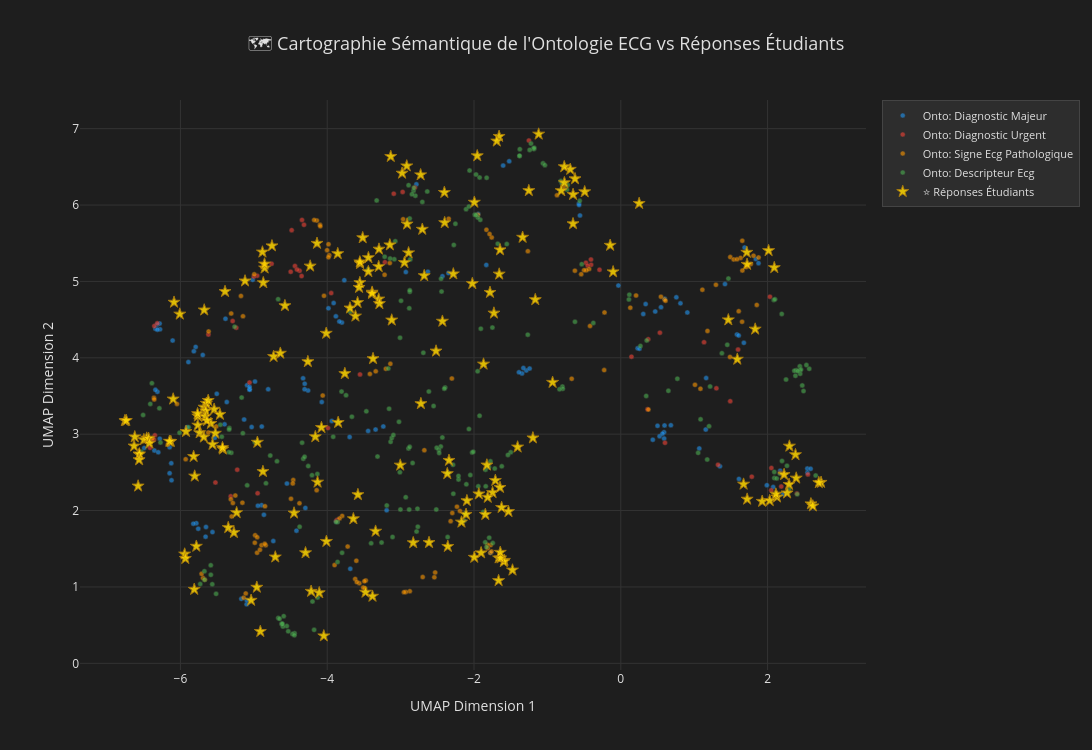

Write notebook code for a chart like this one.
### Code cell
# ============================================================
# CELLULE 5 — Cartographie Interactive Plotly
# ============================================================

# ─── Palette de couleurs par catégorie ────────────────────────
COLOR_MAP = {
    'DIAGNOSTIC_MAJEUR':        '#2196F3',  # Bleu
    'DIAGNOSTIC_URGENT':        '#F44336',  # Rouge
    'SIGNE_ECG_PATHOLOGIQUE':   '#FF9800',  # Orange
    'DESCRIPTEUR_ECG':          '#4CAF50',  # Vert
    'RÉPONSE_ÉTUDIANT':         '#FFD700',  # Or (étoiles)
}

# Séparer ontologie et étudiants pour contrôler les marqueurs
df_onto_plot = df_plot[df_plot['type'] == '🔵 Ontologie']
df_etu_plot  = df_plot[df_plot['type'] == '⭐ Étudiant']

fig = go.Figure()

# ─── A) Points Ontologie (petits cercles colorés par catégorie) ─
for cat in ['DIAGNOSTIC_MAJEUR', 'DIAGNOSTIC_URGENT', 'SIGNE_ECG_PATHOLOGIQUE', 'DESCRIPTEUR_ECG']:
    mask = df_onto_plot['categorie'] == cat
    subset = df_onto_plot[mask]
    if len(subset) == 0:
        continue
    fig.add_trace(go.Scatter(
        x=subset['x'],
        y=subset['y'],
        mode='markers',
        marker=dict(
            size=5,
            color=COLOR_MAP[cat],
            opacity=0.6,
            line=dict(width=0.5, color='#333'),
        ),
        name=f"Onto: {cat.replace('_', ' ').title()}",
        text=subset['label'],
        customdata=np.stack([subset['concept_id'], subset['source']], axis=-1),
        hovertemplate=(
            "<b>%{text}</b><br>"
            "ID: %{customdata[0]}<br>"
            "Type: %{customdata[1]}<br>"
            f"Catégorie: {cat}<br>"
            "<extra></extra>"
        ),
    ))

# ─── B) Points Étudiants (grosses étoiles dorées) ─────────────
fig.add_trace(go.Scatter(
    x=df_etu_plot['x'],
    y=df_etu_plot['y'],
    mode='markers',
    marker=dict(
        size=9,
        color=COLOR_MAP['RÉPONSE_ÉTUDIANT'],
        symbol='star',
        opacity=0.85,
        line=dict(width=1, color='#B8860B'),
    ),
    name='⭐ Réponses Étudiants',
    text=df_etu_plot['label'],
    hovertemplate=(
        "<b>%{text}</b><br>"
        "Type: Réponse étudiant<br>"
        "<extra></extra>"
    ),
))

# ─── C) Mise en page (dark theme) ─────────────────────────────
fig.update_layout(
    title=dict(
        text="🗺️ Cartographie Sémantique de l'Ontologie ECG vs Réponses Étudiants",
        font=dict(size=18, color='#e0e0e0'),
        x=0.5,
    ),
    xaxis=dict(
        title=f"{REDUCER_NAME} Dimension 1",
        showgrid=True,
        gridcolor='#333',
        zeroline=False,
    ),
    yaxis=dict(
        title=f"{REDUCER_NAME} Dimension 2",
        showgrid=True,
        gridcolor='#333',
        zeroline=False,
    ),
    plot_bgcolor='#1e1e1e',
    paper_bgcolor='#1e1e1e',
    font=dict(color='#e0e0e0'),
    legend=dict(
        bgcolor='#2d2d2d',
        bordercolor='#444',
        borderwidth=1,
        font=dict(size=11),
    ),
    width=1100,
    height=750,
    hovermode='closest',
)

fig.show()

print(f"\n📊 Carte tracée : {len(df_onto_plot)} points ontologie + {len(df_etu_plot)} termes étudiants")
print(f"   Réducteur : {REDUCER_NAME} (metric=cosine)")
print(f"   💡 Survolez les points pour voir le terme médical exact.")

### Figure 1 — Plotly figure (JSON) as saved in the notebook; plotly's stock layout.template omitted (floating-point values rounded to 4 significant figures; data arrays with more than 128 entries replaced by an {"elided": "..."} marker saying what was removed)
{"data": [{"customdata": {"elided": "128x2 str values"}, "hovertemplate": "<b>%{text}</b><br>ID: %{customdata[0]}<br>Type: %{customdata[1]}<br>Catégorie: DIAGNOSTIC_MAJEUR<br><extra></extra>", "marker": {"color": "#2196F3", "line": {"color": "#333", "width": 0.5}, "opacity": 0.6, "size": 5}, "mode": "markers", "name": "Onto: Diagnostic Majeur", "text": ["Hypothermie", "Faisceau accessoire à conduction antérograde", "Faisceau de Kent", "Onde delta", "Pré-excitation", "Pré-excitation ventriculaire", "Préexcitation ventriculaire $", "Voie accessoire", "WPW", "Wolff-Parkinson-White", "TJ orthodromique utilisant une voie accessoire", "Aspect de Brugada de type 3", "Syndrome du QT long", "Tachycardie jonctionelle par reentrée intranodale slow-slow", "RIN slow-slow", "Microvoltage", "micro voltage", "Sarcoidose", "Doublet ventriculaire", "Génétique", "Fibrillation atriale", "AF", "FA", "QT court", "Tachycardie sur fibre de Mahaim", "Guiraudon-Klein fiber tachycardia", "Tachycardie sur fibre de Guiraudon-Klein", "TJ antidromique utilisant une voie accessoire", "Antidromic AVRT ($ AP)", "TJ antidromique utilisant une VA $", "Tachycardie jonctionnelle par réentrée intra-nodale typique", "RIN typique", "Typical AVNRT", "Typical atrioventricular nodal reentry tachycardia", "Alternance des ondes T", "Syndrome de Brugada", "Digitaliques", "Dysfonction sinusale", "SND", "Hypocalcémie", "Infarctus atrial", "Préexcitation ventriculaire par fibre de Mahaïm", "Guiraudon-Klein fiber ventricular preexcitation", "Préexcitation ventriculaire par fibre de Guiraudon-Klein", "Tachycardie ventriculaire infundibulaire", "TV de Gallavardin", "TV infundibulaire", "Tachycardie ventriculaire de Gallavardin", "Amylose", "Cardiopathie amyloide", "Insuffisance chronotrope", "intoxication digitalique", "Hyponatrémie", "Aspect de Brugada de type 2", "Tachycardie atriale focale", "AT", "TAF", "Tachycardie atriale ectopique", "BAV 2 Mobitz 1", "BAV 2 type 1", "BAV2M1", "Bloc auriculo-ventriculaire du 2ème degré type 1", "Mobitz I", "Rythme idioventriculaire accéléré", "RIVA", "Bloc de branche droit complet", "BBD complet", "BBDc", "cRBBB", "ECG normal", "ECG physiologique", "ECG sans anomalie", "Pas d'anomalie", "Tracé normal", "Tachycardie jonctionelle", "Tachycardie jonctionnelle par réentrée intra-nodale atypique", "Atypical AVNRT", "RIN atypique", "Uncommon AVNRT", "Tachycardie par reentrée électronique", "Hémochromatose", "Hypernatrémie", "Rythme d'échappement jonctionnel", "RIJA", "Rythme jonctionnel", "échappement jonctionnel", "Bloc sino-atrial", "BSA", "Tachycardie jonctionelle utilisant une voie accessoire", "AVRT", "TJ utilisant une voie accessoire", "Paralysie sinusale", "Tachycardie jonctionnelle ectopique", "JET", "Perte de capture ventriculaire", "Hypertrophie ventriculaire droite", "\"Wandering pacemaker\"", "Anévrysme ventriculaire", "Dysplasie arrhythmogène du ventricule droit", "Aspect de Brugada de type 1", "Tachycardie jonctionnelle par réentrée intra-nodale fast-slow", "Fast-slow AVNRT", "RIN fast-slow", "Cardiomyopathie hypertrophique apicale", "Hypertrophie ventriculaire gauche", "HVG", "QT long", "LQT", "BAV de haut grade", "BAV de haut degré", "BAV haut degré", "Hypercalcémie", "BAV 2 pour 1", "BAV 2:1", "Triplet ventriculaire", "Pericardite", "Tachycardie ventriculaire fasciculaire", "TV de Belhassen", "Tachycardie de Coumel", "PJRT", "Syndrome de repolarisation précoce", "Imprégnation digitalique", "Cardiomyopathie hypertrophique", "CMH", "HCM", "Tachycardie jonctionnelle par réentrée intra-nodale", "AVNRT", "RIN"], "type": "scatter", "x": [-6.341, -3.938, -3.695, -1.943, -5.563, -5.652, -5.658, -4.075, 1.163, 1.158, -4.261, -3.882, -3.767, -5.057, -1.288, -1.603, -1.521, -5.892, -4.895, -4.735, -4.419, 0.8128, 0.9065, -0.5709, -6.125, -6.122, -6.148, -4.307, 0.5899, -4.329, -5.091, -1.346, 0.5886, 0.4361, -2.785, -3.983, -3.236, -6.314, -0.03243, -6.32, -5.016, -5.758, -5.783, -5.824, -6.355, 0.2299, -4.298, -6.494, -3.19, -5.793, -5.399, -3.443, -6.279, -3.8, -6.147, 0.599, 0.7567, -5.91, 1.61, 2.216, 2.172, -3.877, 1.35, -5.533, 0.3063, -1.774, 1.84, 1.876, 1.687, -2.348, -2.43, -2.629, -2.929, -1.832, -5.369, -4.985, 0.5285, -1.387, 0.5002, -5.057, -6.107, -6.314, -5.03, 0.3386, -5.133, -4.892, -3.686, 1.42, -4.805, 0.6821, -4.309, -6.341, -5.505, 0.5481, -4.549, -5.17, 1.069, -4.944, -5.098, -3.835, -5.059, 0.5673, -1.327, -5.696, -5.096, 1.583, -0.5564, -0.5679, 2.544, 2.542, 2.587, -6.284, 2.076, 1.99, -4.863, -5.386, -6.303, 0.2542, -6.282, 0.4692, -3.912, -3.341, -5.817, 1.606, 1.677, -5.059, 0.5959, -1.242], "y": [4.379, 3.173, 2.963, 5.882, 1.718, 1.785, 1.658, 3.421, 3.735, 3.06, 3.572, 4.543, 5.017, 3.581, 3.835, 6.516, 6.573, 3.944, 2.071, 1.601, 1.737, 4.713, 4.594, 6.018, 2.62, 2.397, 2.49, 3.66, 2.943, 3.732, 3.641, 3.795, 3.025, 2.927, 6.272, 4.648, 3.102, 3.555, 4.946, 4.433, 5.02, 1.762, 1.835, 1.829, 2.786, 4.124, 2.034, 2.819, 2.004, 4.142, 3.129, 3.043, 4.372, 4.461, 2.828, 4.773, 4.792, 3.092, 2.415, 2.215, 2.52, 1.856, 2.579, 2.952, 4.574, 1.448, 5.293, 5.239, 5.443, 5.109, 5.068, 5.128, 5.123, 5.216, 3.421, 3.689, 2.974, 3.811, 3.109, 3.596, 4.226, 4.368, 3.093, 4.703, 3.192, 3.099, 1.237, 4.965, 3.588, 3.117, 3.588, 3.58, 3.528, 4.663, 2.353, 0.844, 2.814, 2.064, 0.7736, 4.477, 3.584, 3.007, 3.867, 4.037, 0.8244, 4.305, 5.864, 6.001, 2.497, 2.55, 2.547, 4.448, 2.308, 2.332, 1.945, 4.511, 2.763, 4.119, 2.942, 4.606, 4.717, 3.06, 4.085, 4.291, 4.196, 3.621, 3.115, 3.859]}, {"customdata": [["EMBOLIE_PULMONAIRE", "canonical"], ["TACHYCARDIE_PAR_RÉENTRÉE_DE_BRANCHE_À_BRANCHE", "canonical"], ["EXTRASYSTOLE_À_COUPLAGE_COURT", "canonical"], ["HYPOKALIÉMIE", "canonical"], ["SYNDROME_CORONARIEN_À_LA_PHASE_AIGUE_AVEC_SUS_DÉCALAGE_DU_SEGMENT_ST", "canonical"], ["SYNDROME_CORONARIEN_À_LA_PHASE_AIGUE_AVEC_SUS_DÉCALAGE_DU_SEGMENT_ST", "synonym"], ["SYNDROME_CORONARIEN_À_LA_PHASE_AIGUE_AVEC_SUS_DÉCALAGE_DU_SEGMENT_ST", "synonym"], ["SYNDROME_CORONARIEN_À_LA_PHASE_AIGUE_AVEC_SUS_DÉCALAGE_DU_SEGMENT_ST", "synonym"], ["SYNDROME_CORONARIEN_À_LA_PHASE_AIGUE_AVEC_SUS_DÉCALAGE_DU_SEGMENT_ST", "synonym"], ["SYNDROME_CORONARIEN_À_LA_PHASE_AIGUE_AVEC_SUS_DÉCALAGE_DU_SEGMENT_ST", "synonym"], ["SYNDROME_CORONARIEN_À_LA_PHASE_AIGUE_AVEC_SUS_DÉCALAGE_DU_SEGMENT_ST", "synonym"], ["ASYSTOLIE", "canonical"], ["ISCHÉMIE_SOUS_ENDOCARDIQUE", "canonical"], ["SYNDROME_CORONARIEN_À_LA_PHASE_AIGUE_SANS_ÉLÉVATION_DU_SEGMENT_ST", "canonical"], ["SYNDROME_CORONARIEN_À_LA_PHASE_AIGUE_SANS_ÉLÉVATION_DU_SEGMENT_ST", "synonym"], ["SYNDROME_CORONARIEN_À_LA_PHASE_AIGUE_SANS_ÉLÉVATION_DU_SEGMENT_ST", "synonym"], ["SYNDROME_CORONARIEN_À_LA_PHASE_AIGUE_SANS_ÉLÉVATION_DU_SEGMENT_ST", "synonym"], ["SYNDROME_CORONARIEN_À_LA_PHASE_AIGUE_SANS_ÉLÉVATION_DU_SEGMENT_ST", "synonym"], ["INFARCTUS_DU_MYOCARDE_À_LA_PHASE_AIGUE", "canonical"], ["INFARCTUS_DU_MYOCARDE_À_LA_PHASE_AIGUE", "synonym"], ["INFARCTUS_DU_MYOCARDE_À_LA_PHASE_AIGUE", "synonym"], ["INFARCTUS_DU_MYOCARDE_À_LA_PHASE_AIGUE", "synonym"], ["INFARCTUS_DU_MYOCARDE_À_LA_PHASE_AIGUE", "synonym"], ["INFARCTUS_DU_MYOCARDE_À_LA_PHASE_AIGUE", "synonym"], ["STIMULATION_DANS_L'ONDE_T", "canonical"], ["TACHYCARDIE_VENTRICULAIRE_BIDIRECTIONNELLE", "canonical"], ["TORSADE_DE_POINTES", "canonical"], ["HYPERKALIÉMIE", "canonical"], ["ISCHÉMIE_SOUS_ÉPICARDIQUE", "canonical"], ["ISCHÉMIE_SOUS_ÉPICARDIQUE", "synonym"], ["ISCHÉMIE_SOUS_ÉPICARDIQUE", "synonym"], ["TACHYCARDIE_VENTRICULAIRE_CICATRICIELLE", "canonical"], ["TACHYCARDIE_VENTRICULAIRE_CICATRICIELLE", "synonym"], ["TACHYCARDIE_VENTRICULAIRE_CICATRICIELLE", "synonym"], ["FIBRILLATION_VENTRICULAIRE", "canonical"], ["FIBRILLATION_VENTRICULAIRE", "synonym"], ["FIBRILLATION_VENTRICULAIRE", "synonym"], ["BAV_2_MOBITZ_2", "canonical"], ["BAV_2_MOBITZ_2", "synonym"], ["BAV_2_MOBITZ_2", "synonym"], ["BAV_2_MOBITZ_2", "synonym"], ["BAV_2_MOBITZ_2", "synonym"], ["BAV_COMPLET", "canonical"], ["BAV_COMPLET", "synonym"], ["BAV_COMPLET", "synonym"], ["BAV_COMPLET", "synonym"], ["BAV_COMPLET", "synonym"], ["BAV_COMPLET", "synonym"], ["BAV_COMPLET", "synonym"], ["TAMPONNADE", "canonical"], ["TACHYCARDIE_VENTRICULAIRE_CATHÉCHOLAMINERGIQUE", "canonical"], ["WOLF_MALIN", "canonical"], ["WOLF_MALIN", "synonym"], ["WOLF_MALIN", "synonym"], ["WOLF_MALIN", "synonym"], ["CARDIOVERSION_ÉLECTRIQUE", "canonical"], ["TACHYCARDIE_VENTRICULAIRE", "canonical"], ["TACHYCARDIE_VENTRICULAIRE", "synonym"], ["TACHYCARDIE_VENTRICULAIRE", "synonym"], ["ALTERNANCE_DES_QRS", "canonical"]], "hovertemplate": "<b>%{text}</b><br>ID: %{customdata[0]}<br>Type: %{customdata[1]}<br>Catégorie: DIAGNOSTIC_URGENT<br><extra></extra>", "marker": {"color": "#F44336", "line": {"color": "#333", "width": 0.5}, "opacity": 0.6, "size": 5}, "mode": "markers", "name": "Onto: Diagnostic Urgent", "text": ["Embolie pulmonaire", "Tachycardie par réentrée de branche à branche", "Extrasystole à couplage court", "Hypokaliémie", "Syndrome coronarien à la phase aigue avec sus-décalage du segment ST", "SCA ST +", "SCA ST+", "SCA-ST +", "STEMI", "Syndrome coronarien avec sus-décalage", "infarctus st+", "Asystolie", "Ischémie sous-endocardique", "Syndrome coronarien à la phase aigue sans élévation du segment ST", "Infarctus à la phase aigue sans élevation du segment ST", "NSTEMI", "SCA sans ST +", "Syndrome coronarien ST -", "Infarctus du myocarde à la phase aigue", "Acute MI", "IDM", "Infarctus du myocarde", "SCA", "Syndrome coronarien aigu", "Stimulation dans l'onde T", "Tachycardie ventriculaire bidirectionnelle", "Torsade de pointes", "Hyperkaliémie", "Ischémie sous-épicardique", "$ T-waves inversion", "Inversion des ondes T $", "Tachycardie ventriculaire cicatricielle", "Scar-related VT", "TV cicatricielle", "Fibrillation ventriculaire", "FV", "VF", "BAV 2 Mobitz 2", "BAV 2 type 2", "BAV2M2", "Bloc auriculo-ventriculaire du 2ème degré type 2", "Mobitz II", "BAV complet", "BAV III", "BAV de troisieme degré", "BAV de type 3", "BAV3", "Bloc auriculo-ventriculaire complet", "Complete AV block", "Tamponnade", "Tachycardie ventriculaire cathécholaminergique", "Wolf malin", "Faisceau accessoire à conduction antérograde maligne", "Periode refractaire antérograde < 250 ms", "Super-wolf", "Cardioversion électrique", "Tachycardie ventriculaire", "TV", "VT", "alternance des QRS"], "type": "scatter", "x": [-5.619, -5.058, -5.315, -6.356, -4.377, -0.4045, -0.4751, -0.4509, -4.317, -4.349, -4.856, -5.523, -5.24, -4.44, -4.758, -4.344, -0.4068, -4.412, -4.955, -4.485, 2.032, -5.0, -0.29, -4.498, -2.806, -6.348, -3.946, -6.316, -5.289, -3.094, -2.972, -6.395, 0.364, 0.1454, -4.949, 1.598, 1.134, 1.785, 2.187, 2.05, -3.862, 1.325, 2.052, 2.204, 2.549, 2.4, 2.169, -3.877, 0.6019, -3.553, -6.36, 1.491, -3.99, -1.252, 1.302, -5.226, -6.416, 0.3733, 0.5327, -3.214], "y": [4.304, 3.677, 2.187, 4.417, 5.139, 5.218, 5.244, 5.205, 5.742, 5.07, 5.224, 2.367, 4.393, 5.202, 5.231, 5.805, 5.287, 5.155, 5.075, 5.671, 4.8, 5.063, 5.153, 5.127, 6.229, 2.986, 4.847, 4.451, 4.482, 6.149, 6.172, 2.914, 3.325, 4.015, 2.226, 4.108, 4.204, 2.444, 2.314, 2.266, 1.88, 2.6, 2.557, 2.474, 2.473, 2.223, 2.496, 1.866, 2.887, 3.783, 2.931, 3.432, 3.08, 6.845, 3.6, 2.536, 2.822, 4.243, 4.329, 5.252]}, {"customdata": {"elided": "126x2 str values"}, "hovertemplate": "<b>%{text}</b><br>ID: %{customdata[0]}<br>Type: %{customdata[1]}<br>Catégorie: SIGNE_ECG_PATHOLOGIQUE<br><extra></extra>", "marker": {"color": "#FF9800", "line": {"color": "#333", "width": 0.5}, "opacity": 0.6, "size": 5}, "mode": "markers", "name": "Onto: Signe Ecg Pathologique", "text": ["Surdétection atriale", "Tachycardie ventriculaire polymorphe", "Polymorphic VT", "TV polymorphe", "Bloc interatrial", "Bloc inter-auriculaire", "Bloc interauriculaire", "Onde P biphasique en inférieur", "Capture supraventriculaire", "Voie lente", "Extrasystole atriale", "ESA", "PAC", "BBD incomplet", "BBDi", "Bloc de branche droit incomplet", "iRBBB", "Problème de vitesse de défilement", "Bloc de branche gauche complet", "BBGc", "cLBBB", "Arythmie sinusale", "Arythmie sinusale respiratoire", "Bloc de branche gauche", "BBG", "LBBB", "Extrasystole ventriculaire", "ESV", "Extra-systole ventriculaire", "PVC", "Trigéminisme ventriculaire", "Trigéminisme", "Bloc de branche gauche incomplet", "BBGi", "iLBBB", "Perte de capture atriale", "Aberration ventriculaire", "Rythme sinusal", "RS", "sinusal", "Tachycardie atriale", "AT", "Flutter atrial", "TA", "Onde T normales", "Courant de lésion sous-endocardique", "$ ST-segment depression", "ST moins", "ST-", "ST-segment depression", "Sous-décalage du segment ST", "Sous-décalage du segment ST $", "sous décalage", "Pas d'anomalie de le repolarisation", "Courant de lésion sous-épicardique", "$ ST-segment elevation", "ST +", "ST plus", "ST surelevé", "ST+", "ST-segment elevation", "Sus-décalage du segment ST", "Sus-décalage du segment ST $", "sus-décalage", "Inversion d'électrodes", "Hypertrophie atriale gauche", "Syndrome de Lown, Ganong, et Levine", "Effet Chatterjee", "Sous-détection atriale", "Cardiopathie ischémique", "Séquelle d'infarctus", "Hypertrophie atriale droite", "Bigeminisme ventriculaire", "Bigéminisme", "Bigéminisme ventriculaire", "Salve ESA", "Salve d'extrasystoles", "Onde P normale", "QRS normal", "Trigéminisme atriale", "ESA trigéminée", "Bloc fasciculaire postérieur gauche", "HBPG", "Hémibloc postérieur gauche", "LPFB", "Stimulation en fenêtre de sécurité", "Stimulation inappropriée", "Extrasystole atriale bigéminée", "ESA bigéminée", "Réponse ventriculaire lente", "Bloc de branche droit", "BBD", "RBBB", "Bloc intraventriculaire aspécifique", "Elargissement du QRS", "NICD", "QRS enlargement", "Rythme atrial ectopique", "Onde J d'Osborn", "Artefacte", "Bloc fasciculaire antérieur gauche", "HBAG", "Hémibloc antérieur gauche", "LAFB", "Séquelle de nécrose", "Stimulation antitachycardique", "ESA monomorphes multiples", "Flutter droit typique", "Flutter atrial commun", "Flutter atrial dépendant de l'ICT", "Flutter commun", "Flutter droit commun", "Flutter isthmique", "Flutter typique", "Flutter atrial antihoraire", "CCW common flutter", "Flutter atrial anti-horaire", "Flutter commun antihoraire", "Flutter atrial horaire", "CW common flutter", "Flutter commun horaire", "ST normal", "Onde U normale", "Flutter atrial atypique", "Flutter atrial non commun", "TA"], "type": "scatter", "x": [-4.494, -6.38, 0.3761, -0.2264, -3.721, -3.796, -3.833, -2.345, -4.463, -4.061, -5.313, 0.1295, 1.181, 1.809, 1.771, -1.778, 1.632, -3.419, -1.773, 1.709, 1.492, -6.361, -6.357, -1.818, 1.657, 1.539, -5.286, -0.4188, -5.156, 1.488, -4.987, -4.895, -1.761, 1.733, 1.583, -4.47, -4.848, -5.512, 0.2078, -6.048, -6.171, 0.5959, -3.563, 0.5471, -1.831, -5.148, -4.099, -2.302, -0.4319, -4.095, -3.972, -4.001, -3.14, -3.218, -5.309, -4.142, -0.4679, -0.5394, -0.6255, -0.5001, -4.178, -3.983, -3.983, -3.201, -2.966, -5.11, -4.044, -3.339, -4.378, -5.616, -4.994, -5.139, -4.982, -4.839, -4.954, -0.2221, -5.252, -1.759, -0.8692, -4.956, -4.917, -2.296, 1.607, -2.232, 1.296, -5.667, -5.693, -5.302, -4.851, -5.929, -1.814, 1.877, 1.655, -4.144, -3.148, 1.853, -0.7632, -5.621, -1.947, -2.677, -2.318, 1.653, -2.192, 1.111, -5.176, -5.712, -0.669, -2.529, -3.475, -3.619, -2.875, -2.54, -3.603, -2.699, -3.597, 1.085, -3.484, -2.929, -3.509, 1.011, -2.955, -1.266, -1.788, -3.9, -3.494, 0.6093], "y": [2.155, 2.946, 3.322, 3.839, 1.528, 1.93, 1.897, 5.821, 2.4, 3.506, 2.147, 4.657, 4.352, 5.337, 5.228, 1.446, 5.308, 3.789, 1.548, 5.187, 5.318, 3.476, 3.455, 1.551, 5.143, 5.288, 2.099, 4.417, 2.103, 4.011, 1.579, 1.546, 1.465, 5.215, 5.289, 2.355, 2.056, 3.102, 4.816, 3.397, 2.865, 4.763, 1.048, 4.8, 5.676, 4.544, 5.741, 3.729, 5.161, 5.722, 5.342, 5.41, 3.921, 5.087, 4.58, 5.797, 5.146, 5.095, 5.141, 5.147, 5.805, 5.316, 5.487, 3.856, 5.815, 0.9154, 4.811, 3.823, 2.095, 4.346, 5.093, 0.8583, 1.676, 1.544, 1.651, 4.594, 2.197, 5.576, 6.128, 1.447, 1.485, 1.968, 4.61, 2.051, 4.955, 1.096, 1.117, 1.924, 1.564, 2.673, 1.506, 5.314, 5.532, 2.267, 5.24, 4.692, 6.228, 3.022, 5.874, 2.79, 1.862, 4.472, 1.996, 4.891, 4.81, 1.171, 3.726, 1.189, 1.084, 1.105, 0.9438, 1.126, 1.343, 1.129, 1.064, 3.595, 0.9795, 0.9348, 0.9917, 3.646, 0.9315, 5.396, 5.621, 1.286, 1.074, 4.747]}, {"customdata": {"elided": "223x2 str values"}, "hovertemplate": "<b>%{text}</b><br>ID: %{customdata[0]}<br>Type: %{customdata[1]}<br>Catégorie: DESCRIPTEUR_ECG<br><extra></extra>", "marker": {"color": "#4CAF50", "line": {"color": "#333", "width": 0.5}, "opacity": 0.6, "size": 5}, "mode": "markers", "name": "Onto: Descripteur Ecg", "text": {"elided": "223 str values"}, "type": "scatter", "x": {"elided": "223 float values"}, "y": {"elided": "223 float values"}}, {"hovertemplate": "<b>%{text}</b><br>Type: Réponse étudiant<br><extra></extra>", "marker": {"color": "#FFD700", "line": {"color": "#B8860B", "width": 1}, "opacity": 0.85, "size": 9, "symbol": "star"}, "mode": "markers", "name": "⭐ Réponses Étudiants", "text": {"elided": "195 str values"}, "type": "scatter", "x": {"elided": "195 float values"}, "y": {"elided": "195 float values"}}], "layout": {"font": {"color": "#e0e0e0"}, "height": 750, "hovermode": "closest", "legend": {"bgcolor": "#2d2d2d", "bordercolor": "#444", "borderwidth": 1, "font": {"size": 11}}, "paper_bgcolor": "#1e1e1e", "plot_bgcolor": "#1e1e1e", "title": {"font": {"color": "#e0e0e0", "size": 18}, "text": "🗺️ Cartographie Sémantique de l'Ontologie ECG vs Réponses Étudiants", "x": 0.5}, "width": 1100, "xaxis": {"gridcolor": "#333", "showgrid": true, "title": {"text": "UMAP Dimension 1"}, "zeroline": false}, "yaxis": {"gridcolor": "#333", "showgrid": true, "title": {"text": "UMAP Dimension 2"}, "zeroline": false}}}
